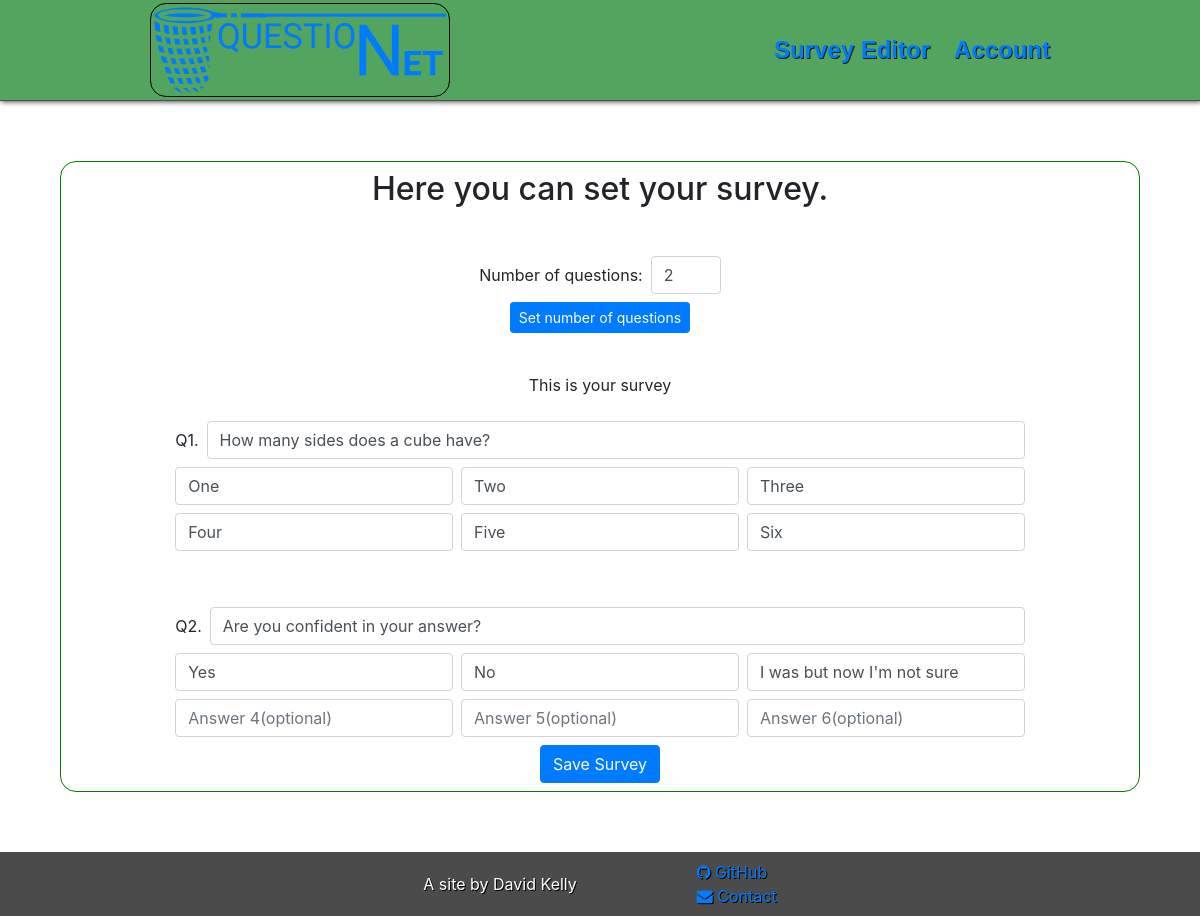
/editor (signed in), run on the app's committed database.
### survey/models.py (models this page shows, shortened)
class Question(models.Model):
    asker = models.ForeignKey(User, on_delete=models.CASCADE)
    number = models.IntegerField()
    question = models.CharField(max_length=255)
    type = models.IntegerField(default=0)
    ans1 = models.CharField(max_length=255)
    ans2 = models.CharField(max_length=255)
    ans3 = models.CharField(max_length=255)
    ans4 = models.CharField(max_length=255)
    ans5 = models.CharField(max_length=255)
    ans6 = models.CharField(max_length=255)

### survey/views.py (the view)
# urls.py: path("editor", views.editor, name="editor"),
@login_required(login_url="/account")
def editor(request):
    if request.method == "POST":
        data = request.POST
        number_of_questions = max(
            int(key[1:])
            for key in data.keys()
            if key.startswith("q") and key[1:].isdigit() and data[key]
        )
        data = []
        for i in range(1, number_of_questions + 1):
            question_data = {}
            for key, value in request.POST.items():
                if key.startswith(f"q{i}"):
                    if "a" in key:
                        answer_number = key.split("a")[1]
                        question_data[f"ans{answer_number}"] = value
                    else:
                        question_data["question"] = value
            data.append(question_data)
        i = 1
        for question_set in data:
            question_text = question_set["question"]
            if not question_text:
                continue
            question_obj, _ = Question.objects.get_or_create(
                asker=request.user,
                number=i,
            )
            question_obj.question = question_text
            answers = [
                question_set[f"ans{j}"] for j in range(1, 7) if question_set[f"ans{j}"]
            ]
            for j in range(len(answers)):
                setattr(question_obj, f"ans{j+1}", answers[j] or None)
            question_obj.type = len(answers)
            question_obj.save()
            i += 1
        s = Surveyer.objects.get(user=request.user.id)
        s.questions = number_of_questions
        s.save()
        return alert(request, "Questions saved.", "You can now share your survey.")
    else:
        if request.GET.get("noquestions"):
            if Surveyer.objects.get(user=request.user.id).questions != int(
                request.GET.get("noquestions")
            ):
                noquestions = int(request.GET.get("noquestions"))
            else:
                noquestions = Surveyer.objects.get(user=request.user.id).questions
        else:
            noquestions = Surveyer.objects.get(user=request.user.id).questions
        questions = Question.objects.filter(
            asker=request.user.id, number__lte=noquestions
        )
        existing_questions = Question.objects.filter(asker=request.user.id).count()
        return render(
            request,
            "survey/editor.html",
            {
                "questions": questions,
                "range_new": range(1, noquestions + 1),
                "range_existing": range(existing_questions + 1, noquestions + 1),
                "users_no_questions": noquestions,
            },
        )

### survey/templates/survey/editor.html (shortened to what this page needs)
{% extends "survey/layout.html" %}
{%block body %}
<h2>Here you can set your survey.</h2>
<form class="form" action="/editor" method="get">
  <div class="labeled">
    <label for="noquestions">Number of questions:</label>
    <input
      autocomplete="off"
      autofocus
      class="form-control"
      id="noquestions"
      placeholder="1"
      type="number"
      name="noquestions"
      min="1"
      {% if users_no_questions %}
      value="{{users_no_questions}}"
      {% else %}
      value="1"
      {% endif %}
    />
  </div>
  <input
    class="btn btn-primary btn-sm"
    type="submit"
    value="Set number of questions"
  />
</form>
<form class="form" action="/editor" method="post">
  {% csrf_token %} {% if questions %}
  <p>This is your survey</p>
  <div class="question-section">
    {% for row in questions %}
    <div class="question-container">
      <div class="question-text labeled">
        <label for="Q{{row.number}}">Q{{row.number}}.</label>
        <input
          autocomplete="off"
          autofocus
          class="form-control"
          name="q{{ row.number }}"
          placeholder="Type in your question {{ row.number }} here"
          type="text"
          value="{{row.question}}"
        />
      </div>
      <div class="answer-container">
        <input
          autocomplete="off"
          autofocus
          class="form-control"
          name="q{{row.number}}a1"
          placeholder="Answer 1"
          type="text"
          value="{{row.ans1}}"
        />
        <input
          autocomplete="off"
          autofocus
          class="form-control"
          name="q{{row.number}}a2"
          placeholder="Answer 2"
          type="text"
          value="{{row.ans2}}"
        />
        <input
          autocomplete="off"
          autofocus
          class="form-control"
          name="q{{row.number}}a3"
          placeholder="Answer 3(optional)"
          type="text"
          {% if row.ans3 and row.type >= 3 %} value="{{row.ans3}}" {% endif %}
        />
      </div>
      <div class="answer-container">
        <input
          autocomplete="off"
          autofocus
          class="form-control"
          name="q{{row.number}}a4"
          placeholder="Answer 4(optional)"
          type="text"
          {% if row.ans4 and row.type >= 4 %} value="{{row.ans4}}" {% endif %}
        />
        <input
          autocomplete="off"
          autofocus
          class="form-control"
          name="q{{row.number}}a5"
          placeholder="Answer 5(optional)"
          type="text"
          {% if row.ans5 and row.type >= 5 %} value="{{row.ans5}}" {% endif %}
        />
        <input
          autocomplete="off"
          autofocus
          class="form-control"
          name="q{{row.number}}a6"
          placeholder="Answer 6(optional)"
          type="text"
          {% if row.ans6 and row.type >= 6 %} value="{{row.ans6}}" {% endif %}
        />
      </div>
    </div>
    {% endfor %}
  </div>
  {% endif %}
  <button class="btn btn-primary" type="submit">Save Survey</button>
</form>
{% endblock %}

### survey/static/survey/styles.css (style rules this page uses)
body { margin: 0; display: flex; flex-direction: column; justify-content: space-between; height: 100vh; height: calc(var(--vh, 1vh) * 100); }
h2 { text-align: center; }
.form { display: flex; flex-direction: column; align-items: center; justify-content: space-around; text-align: center; gap: var(--vh, 1vh); width: 100%; }
.question-section { width: 100%; display: flex; flex-direction: column; gap: 56px; }
.labeled { display: flex; flex-direction: row; align-items: center; }
label { margin: 0 8px 0 0; }
.question-container { display: flex; flex-direction: column; gap: 8px; align-items: center; }
.question-text { width: 80%; }
.question-text input { width: 100%; }
.answer-container { display: flex; flex-direction: row; gap: 8px; width: 80%; justify-content: center; flex-grow: 1; text-align: left; }
#noquestions { width: 70px; }

### data on the page
Question: number "1", question "How many sides does a cube have?", ans1 "One", ans2 "Two", ans3 "Three", ans4 "Four", ans5 "Five", ans6 "Six"
Question: number "2", question "Are you confident in your answer?", ans1 "Yes", ans2 "No", ans3 "I was but now I'm not sure"
